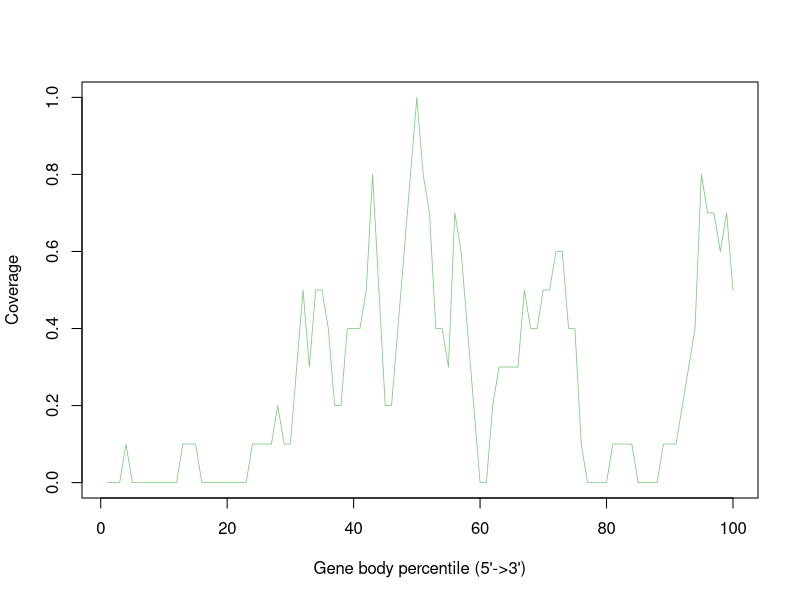

Source code (R):
Mmus_C57_6J_LVR_GC_C_Rep5_M40_Aligned.sortedByCoord_sorted.out <- c(0.0,0.0,0.0,0.1,0.0,0.0,0.0,0.0,0.0,0.0,0.0,0.0,0.1,0.1,0.1,0.0,0.0,0.0,0.0,0.0,0.0,0.0,0.0,0.1,0.1,0.1,0.1,0.2,0.1,0.1,0.3,0.5,0.3,0.5,0.5,0.4,0.2,0.2,0.4,0.4,0.4,0.5,0.8,0.5,0.2,0.2,0.4,0.6,0.8,1.0,0.8,0.7,0.4,0.4,0.3,0.7,0.6,0.4,0.2,0.0,0.0,0.2,0.3,0.3,0.3,0.3,0.5,0.4,0.4,0.5,0.5,0.6,0.6,0.4,0.4,0.1,0.0,0.0,0.0,0.0,0.1,0.1,0.1,0.1,0.0,0.0,0.0,0.0,0.1,0.1,0.1,0.2,0.3,0.4,0.8,0.7,0.7,0.6,0.7,0.5)


pdf("Mmus_C57-6J_LVR_GC_C_Rep5_M40.geneBodyCoverage.curves.pdf")
x=1:100
icolor = colorRampPalette(c("#7fc97f","#beaed4","#fdc086","#ffff99","#386cb0","#f0027f"))(1)
plot(x,Mmus_C57_6J_LVR_GC_C_Rep5_M40_Aligned.sortedByCoord_sorted.out,type='l',xlab="Gene body percentile (5'->3')", ylab="Coverage",lwd=0.8,col=icolor[1])
dev.off()
